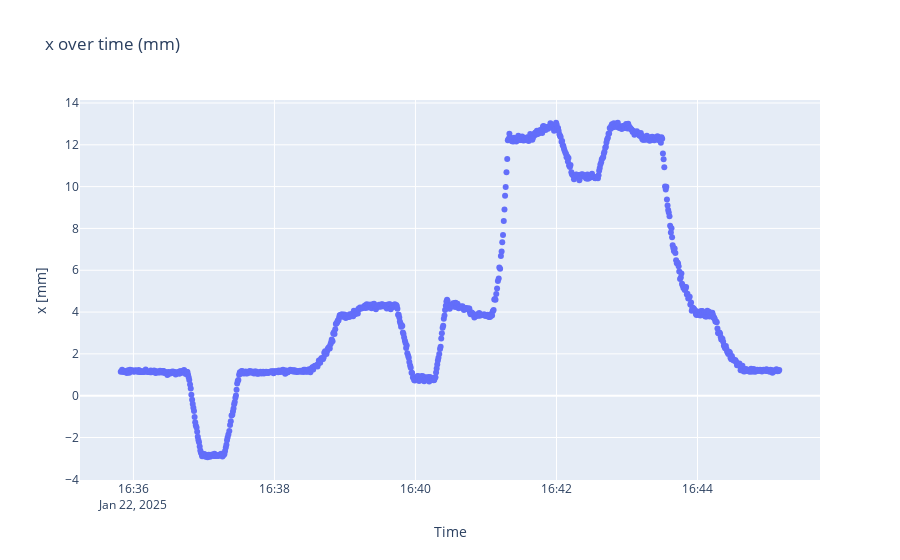
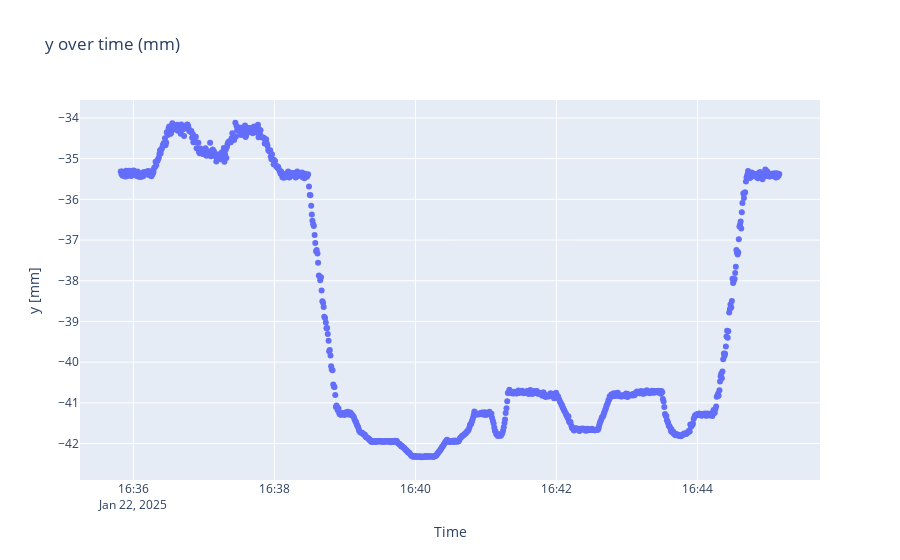
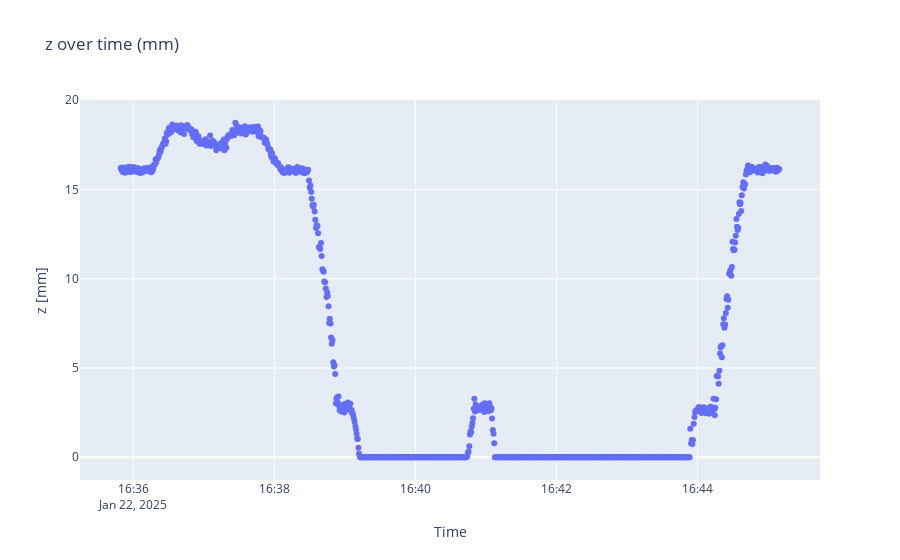

Write notebook code for charts like these, in order.
### Code cell
locplots(locpred, timestamps)

### Figure 1 — Plotly figure (JSON) as saved in the notebook; plotly's stock layout.template omitted (floating-point values rounded to 4 significant figures; data arrays with more than 128 entries replaced by an {"elided": "..."} marker saying what was removed)
{"data": [{"mode": "markers", "type": "scatter", "x": {"elided": "993 str values"}, "y": {"elided": "993 float values"}}], "layout": {"title": {"text": "x over time (mm)"}, "xaxis": {"title": {"text": "Time"}}, "yaxis": {"scaleanchor": "y", "title": {"text": "x [mm]"}}}}

### Figure 2 — Plotly figure (JSON) as saved in the notebook; plotly's stock layout.template omitted (floating-point values rounded to 4 significant figures; data arrays with more than 128 entries replaced by an {"elided": "..."} marker saying what was removed)
{"data": [{"mode": "markers", "type": "scatter", "x": {"elided": "993 str values"}, "y": {"elided": "993 float values"}}], "layout": {"title": {"text": "y over time (mm)"}, "xaxis": {"title": {"text": "Time"}}, "yaxis": {"scaleanchor": "y", "title": {"text": "y [mm]"}}}}

### Figure 3 — Plotly figure (JSON) as saved in the notebook; plotly's stock layout.template omitted (floating-point values rounded to 4 significant figures; data arrays with more than 128 entries replaced by an {"elided": "..."} marker saying what was removed)
{"data": [{"mode": "markers", "type": "scatter", "x": {"elided": "993 str values"}, "y": {"elided": "993 float values"}}], "layout": {"title": {"text": "z over time (mm)"}, "xaxis": {"title": {"text": "Time"}}, "yaxis": {"scaleanchor": "y", "title": {"text": "z [mm]"}}}}
